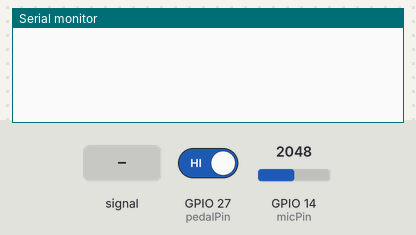
A sketch run on a simulated ESP32. On the bench: the last lines printed to the serial monitor. Inputs (shaded band) come from the test bench; at power-on: GPIO 27 (pedalPin) HIGH, GPIO 14 (micPin) = 2048.

Above: at 1.2 s.
1.3 s: GPIO 27 (pedalPin) driven LOW
At 2.1 s:
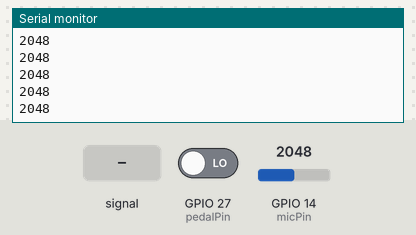
3.2 s: GPIO 14 (micPin) fed a 200 Hz sine of ±327 counts around its level
At 4.3 s:
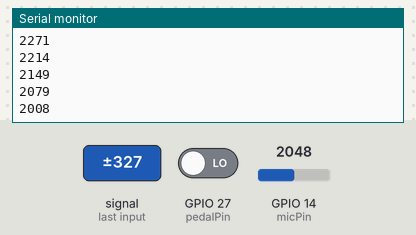
4.7 s: GPIO 14 (micPin) set to 2866
At 5.6 s:
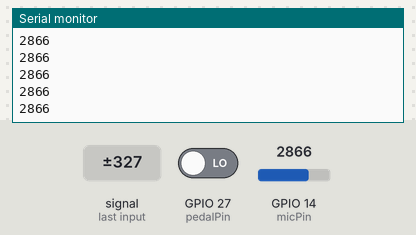
6.2 s: GPIO 14 (micPin) fed a 1000 Hz sine of ±1023 counts around its level
7.7 s: GPIO 14 (micPin) set to 2047
At 8.4 s:
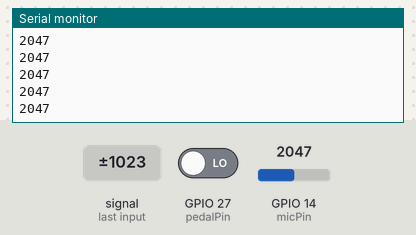
Timing chart, 0 to 10.2 s (numbered marks = the images above; inputs shaded):
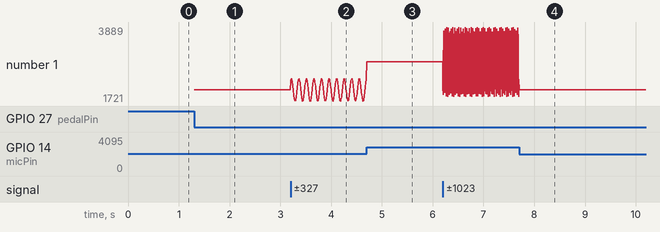

The sketch:

mic_pedal_test.ino
```cpp
int MicVolume = 0;
int pedalPin = 27;
int micPin = 14;

void setup() {
  // put your setup code here, to run once:
  Serial.begin(115200);
}

void loop() {
  // put your main code here, to run repeatedly:
  int pedalState = digitalRead(pedalPin);
  if(pedalState == 0){
    MicVolume = (analogRead(micPin)); //change the number in the analogRead(HERE) based on which pin in connected to OUT
    Serial.println(MicVolume);
  }
  delay(5);
}
```

Measured:
- after the input at 1.3 s, the serial monitor: prints a new line at once (image 1)
- after the input at 3.2 s, the serial monitor: prints a new line at once (image 2)
- plotted number 1: 2048 → 2358 after the input at 3.2 s
